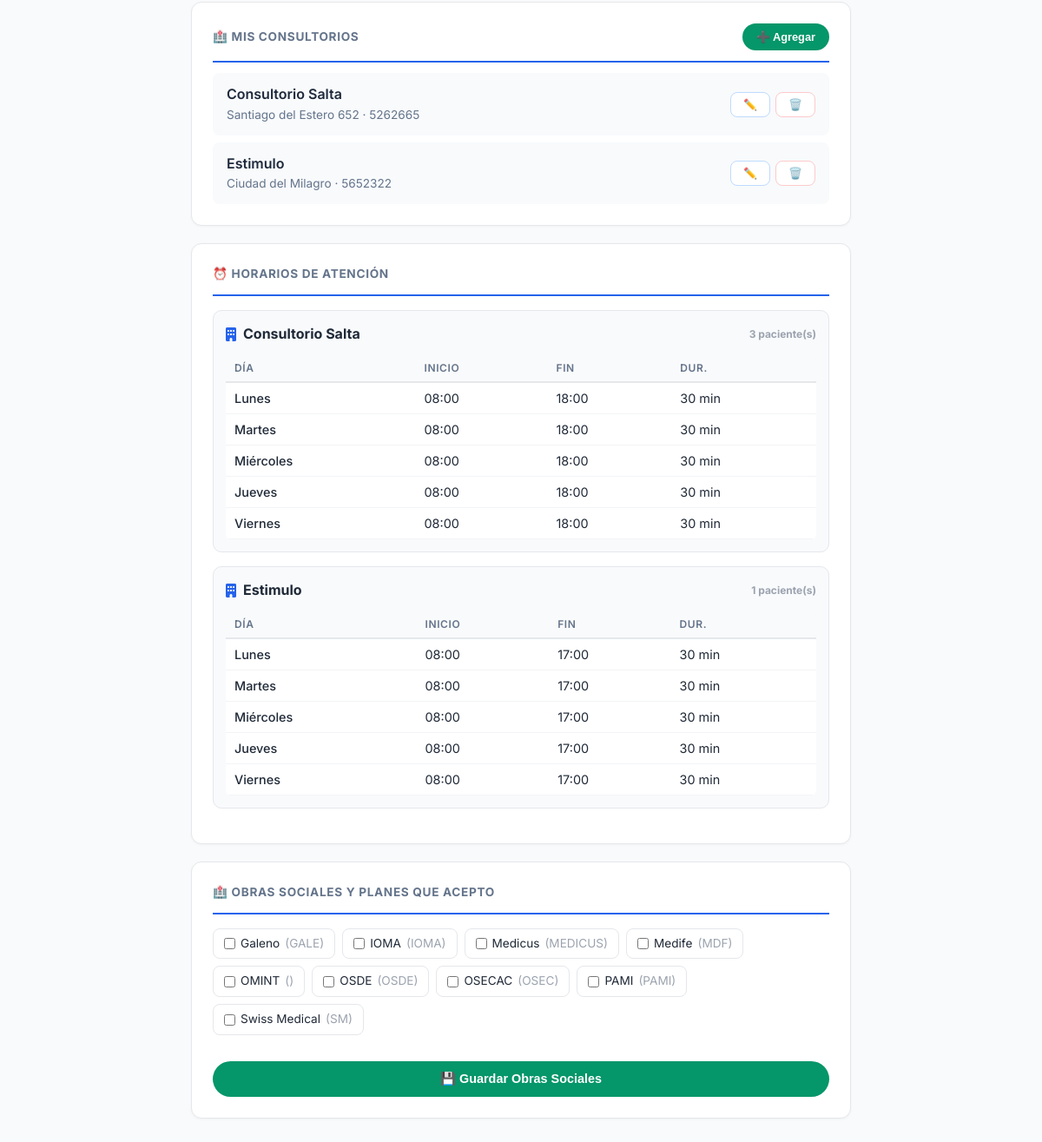
The page /profesionales/perfil/ (signed in, lower part) on the database as committed earlier.
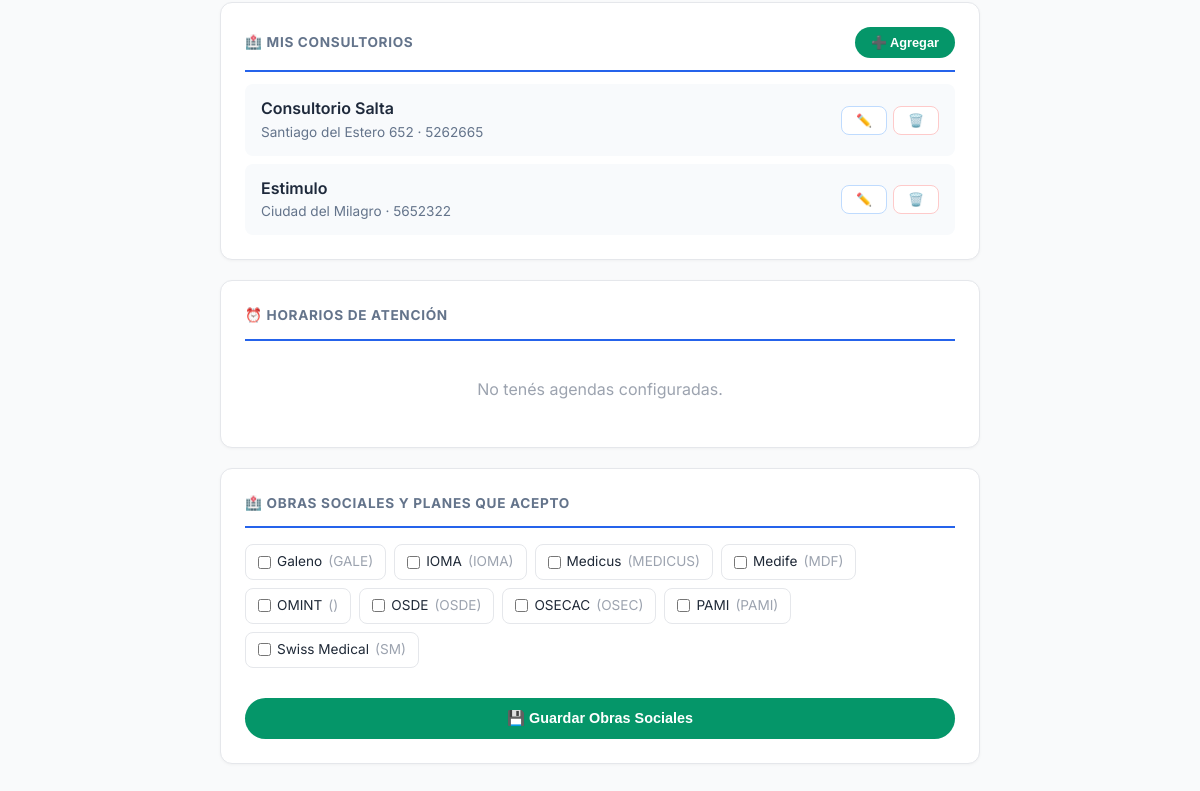
The same page on the database as committed later.
### establecimientos/models.py (models this page shows, shortened)
class Establecimiento(ModeloBase):
    nombre = models.CharField(max_length=200, verbose_name='Nombre')
    direccion = models.CharField(max_length=200, verbose_name='Dirección')
    telefono = models.CharField(max_length=20, verbose_name='Teléfono')
    email = models.EmailField(verbose_name='Email')
    cuit = models.CharField(max_length=13, verbose_name='CUIT')
    logo = models.ImageField(upload_to='logos/', blank=True, verbose_name='Logo')
    class Meta:
        verbose_name = 'Establecimiento'
        verbose_name_plural = 'Establecimientos'

### agendas/models.py (models this page shows, shortened)
class Agenda(ModeloBase):
    profesional = models.ForeignKey(
        'profesionales.Profesional',
        on_delete=models.CASCADE,
        verbose_name='Profesional'
    )
    fecha_inicio = models.DateField(verbose_name='Fecha de Inicio')
    fecha_fin = models.DateField(null=True, blank=True, verbose_name='Fecha de Fin')
    acepta_sobreturnos = models.BooleanField(default=False, verbose_name='Acepta Sobreturnos')
    tiempo_entre_turnos = models.IntegerField(default=0, verbose_name='Minutos entre turnos')
    establecimiento = models.ForeignKey(
        'establecimientos.Establecimiento',
        on_delete=models.CASCADE,
        null=False,  # ← Cambiá a False (obligatorio)
        blank=False,  # ← Cambiá a False (obligatorio)
        verbose_name='Consultorio'
    )
    pacientes_simultaneos = models.IntegerField(
        default=1,
        verbose_name='Pacientes simultáneos',
        help_text='Cantidad máxima de pacientes que puede atender al mismo tiempo'
    )
    class Meta:
        verbose_name = 'Agenda'
        verbose_name_plural = 'Agendas'
        unique_together = ['profesional', 'establecimiento']

class HorarioAtencion(ModeloBase):
    DIAS = [
        (0, 'Lunes'),
        (1, 'Martes'),
        (2, 'Miércoles'),
        (3, 'Jueves'),
        (4, 'Viernes'),
        (5, 'Sábado'),
        (6, 'Domingo'),
    ]
    agenda = models.ForeignKey(
        Agenda,
        on_delete=models.CASCADE,
        related_name='horarios',
        verbose_name='Agenda'
    )
    dia = models.IntegerField(choices=DIAS, verbose_name='Día')
    hora_inicio = models.TimeField(verbose_name='Hora de Inicio')
    hora_fin = models.TimeField(verbose_name='Hora de Fin')
    duracion_turno = models.IntegerField(
        verbose_name='Duración del turno (minutos)'
    )
    class Meta:
        verbose_name = 'Horario de Atención'
        verbose_name_plural = 'Horarios de Atención'
        ordering = ['dia', 'hora_inicio']

### obras_sociales/models.py (models this page shows, shortened)
class ObraSocial(ModeloBase):
    nombre = models.CharField(max_length=200, verbose_name='Nombre')
    sigla = models.CharField(max_length=20, verbose_name='Sigla')
    telefono = models.CharField(max_length=20, blank=True, verbose_name='Teléfono')
    email = models.EmailField(blank=True, verbose_name='Email')
    activo = models.BooleanField(default=True, verbose_name='Activo')
    class Meta:
        verbose_name = 'Obra Social'
        verbose_name_plural = 'Obras Sociales'
        ordering = ['nombre']

### profesionales/models.py (models this page shows, shortened)
class Profesional(Persona):
    ESPECIALIDADES = [
        ('odontologia', 'Odontología'),
        ('kinesiologia', 'Kinesiología'),
        ('psicologia', 'Psicología'),
        ('nutricion', 'Nutrición'),
        ('cardiologia', 'Cardiología'),
        ('medicina_general', 'Medicina General'),
        ('dermatologia', 'Dermatología'),
        ('estetica', 'Estética'),
        ('pediatria', 'Pediatría'),
        ('traumatologia', 'Traumatología'),
        ('veterinaria', 'Veterinaria'),
        ('otro', 'Otro'),
    ]
    usuario = models.OneToOneField(
        'usuarios.Usuario',
        on_delete=models.CASCADE,
        verbose_name='Usuario'
    )
    especialidad = models.CharField(
        max_length=50,
        choices=ESPECIALIDADES,
        verbose_name='Especialidad'
    )
    matricula = models.CharField(
        max_length=50,
        blank=True,
        verbose_name='Matrícula Profesional'
    )
    color_calendario = models.CharField(
        max_length=7,
        default='#4A90D9',
        verbose_name='Color en Calendario'
    )
    acepta_obra_social = models.BooleanField(
        default=False,
        verbose_name='Acepta Obra Social'
    )
    descripcion = models.TextField(
        blank=True,
        verbose_name='Descripción Profesional'
    )
    foto = models.ImageField(
    upload_to='profesionales/',
    blank=True,
    null=True,
    verbose_name='Foto de Perfil'
    )
    establecimientos = models.ManyToManyField(
    'establecimientos.Establecimiento',
    blank=True,
    related_name='profesionales',
    verbose_name='Consultorios donde atiende'
    )
    frase_destacada = models.CharField(max_length=200, blank=True, verbose_name='Frase destacada')
    precio_particular = models.DecimalField(max_digits=10, decimal_places=2, null=True, blank=True, verbose_name='Precio consulta particular')
    obras_sociales_texto = models.TextField(blank=True, verbose_name='Obras sociales (texto libre)')
    servicios_texto = models.TextField(blank=True, verbose_name='Servicios / Especializaciones')
    servicios_destacados = models.TextField(blank=True, verbose_name='Servicios destacados')
    especializaciones = models.TextField(blank=True, verbose_name='Especializaciones')
    obras_sociales = models.ManyToManyField(
        'obras_sociales.ObraSocial',
        blank=True,
        related_name='profesionales',
        verbose_name='Obras Sociales'
    )
    planes = models.ManyToManyField(
        'obras_sociales.Plan',
        blank=True,
        verbose_name='Planes'
    )
    class Meta:
        verbose_name = 'Profesional'
        verbose_name_plural = 'Profesionales'
        ordering = ['apellido', 'nombre']

### profesionales/views.py (the view, shortened to what this page needs)
# urls.py: path('perfil/', views.mi_perfil, name='mi_perfil'),
@login_required
def mi_perfil(request):
    if request.user.rol != 'profesional':
        messages.error(request, 'No tenés acceso.')
        return redirect('home')
    profesional = get_object_or_404(Profesional, usuario=request.user)
    from obras_sociales.models import ObraSocial
    return render(request, 'profesionales/perfil.html', {
        'profesional': profesional,
        'mis_consultorios': profesional.establecimientos.all(),
        'obras_sociales_disponibles': ObraSocial.objects.filter(activo=True).prefetch_related('planes'),
    })

### core_app/models.py (called while the page is built)
    @property
    def nombre_completo(self):
        return f"{self.nombre} {self.apellido}"

### profesionales/templates/profesionales/perfil.html (shortened to what this page needs)
{% extends 'core_app/base.html' %}
{% block content %}
<div class="perfil-container">
    <div class="card">
        <div style="display: flex; justify-content: space-between; align-items: center; margin-bottom: 12px; padding-bottom: 12px; border-bottom: 2px solid #2563eb;">
            <h3 style="margin: 0; padding: 0; border: none;">🏥 Mis Consultorios</h3>
            <button type="button" class="btn-guardar" style="padding: 8px 16px; font-size: 0.8rem;" onclick="abrirModalConsultorio()">
                ➕ Agregar
            </button>
        </div>
        {% if mis_consultorios %}
            {% for est in mis_consultorios %}
            <div class="consultorio-item">
                <div>
                    <div style="font-weight: 600; color: #1e293b;">{{ est.nombre }}</div>
                    <div style="font-size: 0.85rem; color: #64748b;">{{ est.direccion|default:"Sin dirección" }} · {{ est.telefono|default:"Sin teléfono" }}</div>
                </div>
                <div style="display: flex; gap: 6px;">
                    <button class="btn-accion editar" onclick="editarConsultorio('{{ est.id }}', '{{ est.nombre|escapejs }}', '{{ est.direccion|escapejs }}', '{{ est.telefono|escapejs }}', '{{ est.email|escapejs }}')">✏️</button>
                    <form method="post" style="display: inline;" onsubmit="return confirm('¿Eliminar este consultorio?')">
                        <button type="submit" class="btn-accion eliminar">🗑️</button>
                    </form>
                </div>
            </div>
            {% endfor %}
        {% else %}
            <p style="color: #9ca3af; text-align: center; padding: 20px;">No tenés consultorios agregados.</p>
        {% endif %}
    </div>
    <div class="card">
        <h3>⏰ Horarios de Atención</h3>
        {% with agendas=profesional.agenda_set.all %}
            {% if agendas %}
                {% for agenda in agendas %}
                    <div style="margin-bottom: 16px; background: #f8fafc; border-radius: 10px; padding: 14px; border: 1px solid #e5e7eb;">
                        <div style="display: flex; align-items: center; gap: 8px; margin-bottom: 10px; font-weight: 700;">
                            <i class="fas fa-building" style="color: #2563eb;"></i>
                            {{ agenda.establecimiento.nombre }}
                            <span style="margin-left: auto; font-size: 0.75rem; color: #9ca3af;">{{ agenda.pacientes_simultaneos }} paciente(s)</span>
                        </div>
                        {% if agenda.horarios.all %}
                            <table style="width: 100%; border-collapse: collapse; background: white; border-radius: 6px; overflow: hidden;">
                                <thead>
                                    <tr style="background: #f1f5f9;">
                                        <th style="padding: 6px 10px; font-size: 0.75rem; color: #64748b;">Día</th>
                                        <th style="padding: 6px 10px; font-size: 0.75rem; color: #64748b;">Inicio</th>
                                        <th style="padding: 6px 10px; font-size: 0.75rem; color: #64748b;">Fin</th>
                                        <th style="padding: 6px 10px; font-size: 0.75rem; color: #64748b;">Dur.</th>
                                    </tr>
                                </thead>
                                <tbody>
                                    {% for h in agenda.horarios.all %}
                                    <tr style="border-bottom: 1px solid #f1f5f9;">
                                        <td style="padding: 6px 10px; font-weight: 500;">{{ h.get_dia_display }}</td>
                                        <td style="padding: 6px 10px;">{{ h.hora_inicio|time:"H:i" }}</td>
                                        <td style="padding: 6px 10px;">{{ h.hora_fin|time:"H:i" }}</td>
                                        <td style="padding: 6px 10px;">{{ h.duracion_turno }} min</td>
                                    </tr>
                                    {% endfor %}
                                </tbody>
                            </table>
                        {% else %}
                            <p style="color: #9ca3af; text-align: center; font-size: 0.85rem;">Sin horarios</p>
                        {% endif %}
                    </div>
                {% endfor %}
            {% else %}
                <p style="color: #9ca3af; text-align: center; padding: 20px;">No tenés agendas configuradas.</p>
            {% endif %}
        {% endwith %}
    </div>
    <form method="post">
        <div class="card">
            <h3>🏥 Obras Sociales y Planes que acepto</h3>
            <div style="display: flex; flex-wrap: wrap; gap: 8px; margin-bottom: 16px;">
                {% for os in obras_sociales_disponibles %}
                <label style="display: flex; align-items: center; gap: 6px; padding: 6px 12px;
                              border: 1px solid #e5e7eb; border-radius: 8px; cursor: pointer; font-size: 0.85rem;
                              {% if os in profesional.obras_sociales.all %}background: #ede9fe; border-color: #7c3aed;{% endif %}">
                    <input type="checkbox" name="obras_sociales" value="{{ os.id }}"
                           {% if os in profesional.obras_sociales.all %}checked{% endif %}>
                    {{ os.nombre }} <span style="color: #9ca3af;">({{ os.sigla }})</span>
                </label>
                {% endfor %}
            </div>
            <button type="submit" class="btn-guardar" style="margin-top: 14px; width: 100%; justify-content: center;">
                💾 Guardar Obras Sociales
            </button>
        </div>
    </form>
</div>
{% endblock %}

### core_app/templates/core_app/base.html (shortened to what this page needs)
<!DOCTYPE html>
<html lang="es">
<head>
    <link rel="stylesheet" href="https://cdnjs.cloudflare.com/ajax/libs/font-awesome/6.4.0/css/all.min.css">
</head>
<body>
    <div class="container">
        {% block content %}{% endblock %}
    </div>
</body>
</html>

### core_app/templates/core_app/base.html (style rules this page uses)
:root { --primary: #2563eb; --primary-dark: #1d4ed8; --primary-light: #dbeafe; --success: #059669; --success-light: #d1fae5; --warning: #d97706; --warning-light: #fef3c7; --danger: #dc2626; --danger-light: #fee2e2; --info: #0891b2; --info-light: #cffafe; --gray-50: #f9fafb; --gray-100: #f3f4f6; --gray-200: #e5e7eb; --gray-300: #d1d5db; --gray-400: #9ca3af; --gray-500: #6b7280; --gray-600: #4b5563; --gray-700: #374151; --gray-800: #1f2937; --gray-900: #111827; --white: #ffffff; --shadow-sm: 0 1px 2px 0 rgba(0, 0, 0, 0.05); --shadow: 0 1px 3px 0 rgba(0, 0, 0, 0.1), 0 1px 2px -1px rgba(0, 0, 0, 0.1); --shadow-md: 0 4px 6px -1px rgba(0, 0, 0, 0.1), 0 2px 4px -2px rgba(0, 0, 0, 0.1); --shadow-lg: 0 10px 15px -3px rgba(0, 0, 0, 0.1), 0 4px 6px -4px rgba(0, 0, 0, 0.1); --radius-sm: 6px; --radius: 8px; --radius-lg: 12px; --radius-xl: 16px; }
* { margin: 0; padding: 0; box-sizing: border-box; }
body { font-family: 'Inter', -apple-system, BlinkMacSystemFont, 'Segoe UI', sans-serif; background-color: var(--gray-50); color: var(--gray-800); line-height: 1.6; -webkit-font-smoothing: antialiased; }
.container { max-width: 1280px; margin: 0 auto; padding: 32px 24px; }
.card { background: var(--white); border-radius: var(--radius-lg); padding: 24px; margin-bottom: 24px; box-shadow: var(--shadow); border: 1px solid var(--gray-200); transition: box-shadow 0.2s ease; }

### profesionales/templates/profesionales/perfil.html (style rules this page uses)
.container { max-width: 100% !important; padding: 0 !important; margin: 0 !important; }
.perfil-container { max-width: 800px; margin: 0 auto; padding: 0 20px 40px; }
.card { background: white; border-radius: 12px; padding: 24px; margin-bottom: 20px; border: 1px solid #e5e7eb; box-shadow: 0 1px 3px rgba(0,0,0,0.04); }
.card h3 { font-size: 0.85rem; font-weight: 700; text-transform: uppercase; letter-spacing: 0.05em; color: #64748b; margin: 0 0 16px 0; padding-bottom: 12px; border-bottom: 2px solid #2563eb; }
.btn-guardar { display: inline-flex; align-items: center; gap: 8px; background: #059669; color: white; padding: 12px 24px; border-radius: 9999px; font-weight: 600; border: none; cursor: pointer; font-size: 0.9rem; }
.btn-accion { padding: 6px 14px; border-radius: 8px; font-size: 0.8rem; font-weight: 500; border: 1px solid #e5e7eb; cursor: pointer; background: white; color: #4b5563; }
.btn-accion.editar { color: #2563eb; border-color: #bfdbfe; }
.btn-accion.eliminar { color: #dc2626; border-color: #fecaca; }
.consultorio-item { display: flex; align-items: center; justify-content: space-between; padding: 12px 16px; background: #f8fafc; border-radius: 8px; margin-bottom: 8px; }
.consultorio-item:last-child { margin-bottom: 0; }

Rows that differ between the two databases and show on the page:
removed Agenda: establecimiento.nombre "Consultorio Salta", pacientes_simultaneos "3"
removed HorarioAtencion: dia "Lunes", hora_inicio "08:00", hora_fin "18:00", duracion_turno "30", shown under "Consultorio Salta"
removed HorarioAtencion: dia "Martes", hora_inicio "08:00", hora_fin "18:00", duracion_turno "30", shown under "Consultorio Salta"
removed HorarioAtencion: dia "Miércoles", hora_inicio "08:00", hora_fin "18:00", duracion_turno "30", shown under "Consultorio Salta"
removed HorarioAtencion: dia "Jueves", hora_inicio "08:00", hora_fin "18:00", duracion_turno "30", shown under "Consultorio Salta"
removed HorarioAtencion: dia "Viernes", hora_inicio "08:00", hora_fin "18:00", duracion_turno "30", shown under "Consultorio Salta"
removed Agenda: establecimiento.nombre "Estimulo", pacientes_simultaneos "1"
removed HorarioAtencion: dia "Lunes", hora_inicio "08:00", hora_fin "17:00", duracion_turno "30", shown under "Estimulo"
removed HorarioAtencion: dia "Martes", hora_inicio "08:00", hora_fin "17:00", duracion_turno "30", shown under "Estimulo"
removed HorarioAtencion: dia "Miércoles", hora_inicio "08:00", hora_fin "17:00", duracion_turno "30", shown under "Estimulo"
removed HorarioAtencion: dia "Jueves", hora_inicio "08:00", hora_fin "17:00", duracion_turno "30", shown under "Estimulo"
removed HorarioAtencion: dia "Viernes", hora_inicio "08:00", hora_fin "17:00", duracion_turno "30", shown under "Estimulo"
Other text that changed with them:
text now shown: "No tenés agendas configuradas."
